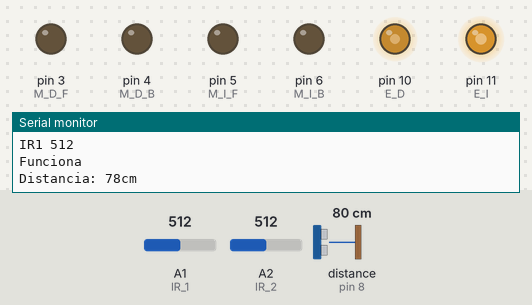
Bench run of a sketch on a simulated Arduino Uno, built with avr-gcc and run on an emulated ATmega328P. On the bench: output pins drawn as LEDs (lit = HIGH), the last lines printed to the serial monitor. Wiring (inferred from the names in the program): ultrasonic range finder: trigger pin 7; echo pin 8. Dashed ring = blinking. The test bench sets the inputs (shaded band); at power-on: A1 (IR_1) = 512, A2 (IR_2) = 512, distance to the obstacle (sensor on pin 8) 80 cm. The echo pulse lasts 58.3 µs per cm; pins used as bus, display or sensor lines are not drawn.

Above: at 1.6 s.
1.7 s: A1 (IR_1) set to 415
4.7 s: A1 (IR_1) set to 385
At 5.1 s:
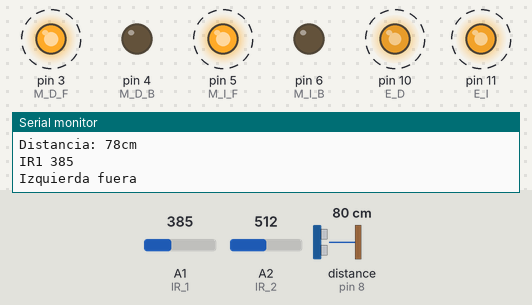
7.7 s: A2 (IR_2) set to 419
10.7 s: A2 (IR_2) set to 389
At 11.9 s:
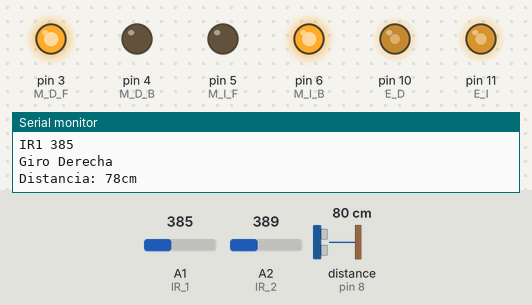
12.7 s: A1 (IR_1) set to 410
At 14.1 s:
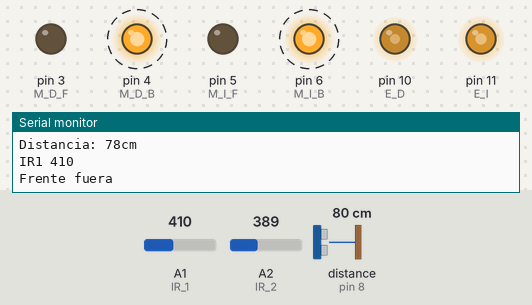
15.7 s: A1 (IR_1) set to 390
At 24.5 s:
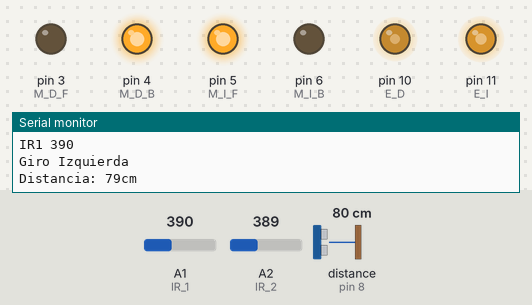
Timing chart, 0 to 41.9 s (numbered marks = the images above; inputs shaded):
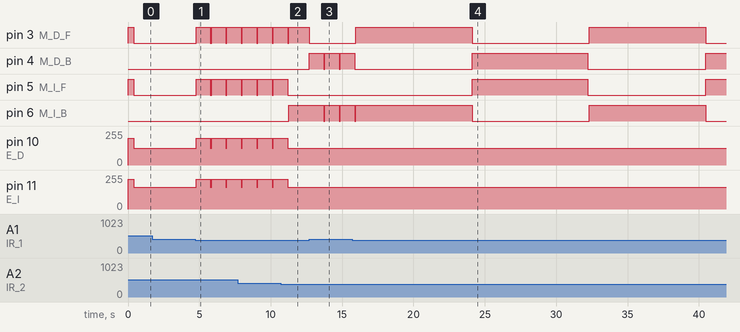

The sketch:

Codigo.ino
```cpp
//Configuracion pines
  #define M_D_F 3 //Motor Derecha Forward
  #define M_I_F 5//Motor Izquierda Forward
  #define M_D_B 4//Motor Derecha Backward
  #define M_I_B 6//Motor Izquierda Backward

  #define E_D 10
  #define E_I 11

  #define IR_1 A1//InfraRed Sensor 1 (Analog) Frente
  #define IR_2 A2//InfraRed Sensor 2 (Analog) Atras Izquierda
  //#define IR_3 A3 InfraRed Sensor 3 (Analog) Atras Derecha

  #define US_TRG 7//UltraSonic Sensor Trigger
  #define US_ECH 8//UltraSonic Sensor Echo
  //Enable PWM, control de velocidad

  #define S_D 25//Smaller Distance Limit
  #define M_D 30//Medium Distance Limit
  #define L_D 35//Largest Distance Limit
  char US_DIST_C = 0; //Codigo de Distancia
  char IR_VAL = 0;
  int C_G = 100; //Contador de giro;
void setup() {
  pinMode(M_D_F, OUTPUT);
  pinMode(M_I_F, OUTPUT);
  pinMode(M_D_B, OUTPUT);
  pinMode(M_I_B, OUTPUT);
  pinMode(US_TRG, OUTPUT);
  pinMode(US_ECH, INPUT);
  pinMode(E_D,OUTPUT);
  pinMode(E_I,OUTPUT);
  analogWrite(E_D,125);
  analogWrite(E_I,165);
  Serial.begin(9600);
  avanzar();
  delay(400);
  paro();
}

void loop() {
  Serial.println("Funciona");
  analogWrite(E_D,125);
  analogWrite(E_I,165);
  US_DIST_C = US_lecture();
  IR_VAL = IR_lecture();
  if(IR_VAL == 1){
  if(US_DIST_C==1){
    avanzar();
    while(US_DIST_C==1 && IR_VAL == 1){
      Serial.println("Ataque");
      US_DIST_C = US_lecture();
      IR_VAL = IR_lecture();
      }
    paro();
   }
  else{
    giro_izquierda();
    US_DIST_C = US_lecture();
    IR_VAL = IR_lecture();
    while(US_DIST_C!=1 && C_G!=0 && IR_VAL == 1){
      Serial.println("Giro Derecha");
      US_DIST_C = US_lecture();
      IR_VAL = IR_lecture();
      C_G--;
      }
    paro();
    C_G = 100;
    giro_derecha();
    IR_VAL = IR_lecture();
    while(US_DIST_C!=1 && C_G!=0 && IR_VAL == 1){
      Serial.println("Giro Izquierda");
      US_DIST_C = US_lecture();
      IR_VAL = IR_lecture();
      C_G--;
      }
    paro();
    C_G = 100;
    /*
    Empieza a girar, mientras NO encuentre algo
    y un contador no supere algo continua girando, en caso contrario, para el giro y ataca

    Lo mismo pero al revezs
    */
    }
  }
  if(IR_VAL==2){
    reversa();
    Serial.println("Frente fuera");
    delay(1000);
    paro();
    }
  if(IR_VAL==3){
    avanzar();
    Serial.println("Izquierda fuera");
    delay(1000);
    paro();
    }
}

void on_motor_pin(char pin){
  //Enciende un motor y apaga su direccion contraria a la dada
    switch(pin){
      case M_D_F:
        digitalWrite(M_D_B,LOW);
        digitalWrite(pin,HIGH);
        break;
      case M_D_B:
        digitalWrite(M_D_F,LOW);
        digitalWrite(pin,HIGH);
        break;
      case M_I_F:
        digitalWrite(M_I_B,LOW);
        digitalWrite(pin,HIGH);
        break;
      case M_I_B:
        digitalWrite(M_I_F,LOW);
        digitalWrite(pin,HIGH);
        break;
      }
  }

void off_motor_pin(char pin){
    if(pin == M_D_F || pin == M_D_B){
      digitalWrite(M_D_F,LOW);
      digitalWrite(M_D_B,LOW);
      }
    if(pin == M_I_F || pin == M_I_B){
      digitalWrite(M_I_F,LOW);
      digitalWrite(M_I_B,LOW);
      }
  }

void avanzar (){
  analogWrite(E_D,200);
  analogWrite(E_I,225);
  //El robot avanza por cierto tiempo
  on_motor_pin(M_D_F);
  on_motor_pin(M_I_F);
  }

void reversa (){
  //El robot retrocede por cierto tiempo
  on_motor_pin(M_D_B);
  on_motor_pin(M_I_B);
  }

void giro_derecha (){
  //El robot gira hacia la derecha por cierto tiempo
  on_motor_pin(M_D_B);
  on_motor_pin(M_I_F);
  }

void giro_izquierda (){
  //El robot gira hacia la izquierda por cierto tiempo
  on_motor_pin(M_D_F);
  on_motor_pin(M_I_B);
  }

void paro(){
  off_motor_pin(M_D_F);
  off_motor_pin(M_I_F);
  }
char IR_lecture(){
  int lecture1 = analogRead(IR_1);
  int lecture2 = analogRead(IR_2);
  Serial.print("IR1 ") ;
  Serial.println(lecture1);
  if(lecture1>400 && lecture2>400){
    return 4;
    }
  if(lecture1<400 && lecture2<400){
    return 1; //En la pista
    }
  if(lecture1>400){
    return 2; //Frente fuera de la pista
    }
  if(lecture2>400){
    return 3; //Izquierda fuera
    }
  }

char US_lecture(){
  int t = 0;
  int d = 0;

  digitalWrite(US_TRG, HIGH);
  delayMicroseconds(10);//Enviamos un pulso de 10us
  digitalWrite(US_TRG, LOW);

  t = pulseIn(US_ECH, HIGH);//Obtenemos el ancho del pulso
  d = t/59;//Escalamos el tiempo a una distancia en cm

  Serial.print("Distancia: ");
  Serial.print(d);//Enviamos serialmente el valor de la distancia
  Serial.print("cm");
  Serial.println();
  delay(75);
  if(d<=S_D){
    return 1;
    }
  if(d<=M_D){
    return 2;
    }
  if(d<=L_D){
    return 3;
    }
  }
```

Measured:
- the behaviour switches between 401 and 400 on A1 (IR_1) (found by bisection; images 0 and 1)
- the behaviour switches between 401 and 400 on A2 (IR_2) (found by bisection; images 1 and 2)
- after the input at 4.7 s, pin 3 (M_D_F), pin 5 (M_I_F): alternates HIGH for 1.0 s and LOW for 0.08 s, starting after 0.07 s; pin 10 (E_D): alternates 200/255 for 1.0 s and 125/255 for 0.08 s, starting after 0.07 s; pin 11 (E_I): alternates 225/255 for 1.0 s and 165/255 for 0.08 s, starting after 0.07 s
- after the input at 10.7 s, pin 3 (M_D_F): goes on until 11.3 s, then stays HIGH; pin 5 (M_I_F): goes on until 11.2 s, then stays LOW; pin 6 (M_I_B): LOW → HIGH after 0.56 s; pin 10 (E_D): goes on until 11.2 s, then stays 125/255; pin 11 (E_I): goes on until 11.2 s, then stays 165/255
- after the input at 12.7 s, pin 3 (M_D_F): HIGH → LOW at once; pin 4 (M_D_B): alternates HIGH for 1.0 s and LOW for 0.08 s, starting at once; pin 6 (M_I_B): alternates HIGH for 1.0 s and LOW for 0.08 s, starting after 1.0 s
- after the input at 15.7 s, pin 3 (M_D_F): alternates HIGH for 8.2 s and LOW for 8.2 s, starting after 0.26 s; pin 4 (M_D_B), pin 5 (M_I_F): LOW → HIGH after 8.4 s, → LOW 8.1 s later, → HIGH 8.3 s later
